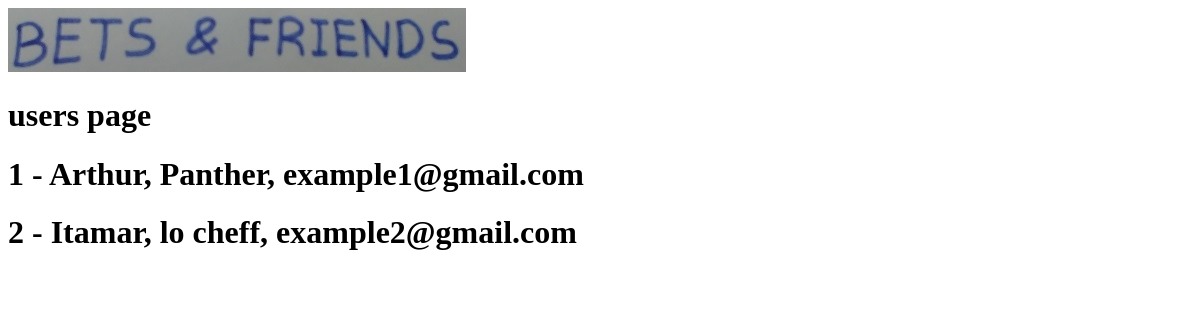
The page /user_details/ on the database as committed earlier.
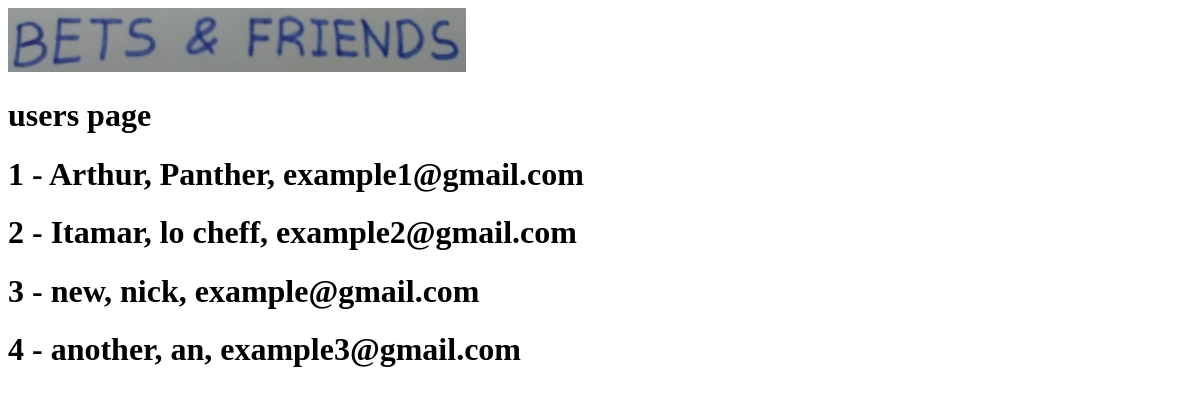
The same page on the database as committed later.
### users/models.py (models this page shows)
class PersonalData(models.Model):
    name = models.CharField(max_length=120)
    nickname = models.CharField(max_length=120)
    email = models.EmailField()
    image = models.ImageField(blank=True)
    def __str__(self):
        return ", ".join([self.name, self.nickname, self.email])

### users/views.py (the view)
# urls.py: path('user_details/', details_view),
def details_view(request, *args, **kwargs):
    users = PersonalData.objects.all()
    return render(request, "user_details.html", {'users': users})

### templates/user_details.html
{% extends 'base.html' %}
{% block body %}
<h1>users page</h1>
    {% for user in users %}
        <h1>{{ forloop.counter }} - {{user}}</h1>
    {% endfor %}
{% endblock %}

### templates/base.html (shortened to what this page needs)
<!doctype html>
{% load static %}
<html>
    <head>
    </head>
    <body>
        {% include 'logo.html' %}
        {% block body %}{% endblock %}
    </body>
</html>

### templates/logo.html
<img src="/static/logo.jpg" alt="logo">

Rows that differ between the two databases and show on the page:
added PersonalData: name+nickname+email "new, nick, example@gmail.com"
added PersonalData: name+nickname+email "another, an, example3@gmail.com"
